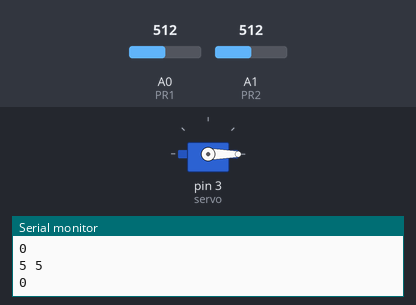
This sketch was run on a simulated Arduino Uno, built with avr-gcc and run on an emulated ATmega328P. On the bench: servo, the last lines printed to the serial monitor. The test bench sets the inputs (shaded band); at power-on: A0 (PR1) = 512, A1 (PR2) = 512.

Above: at 1.2 s.
1.3 s: A0 (PR1) set to 585
2.8 s: A0 (PR1) set to 615
At 3.58 s:
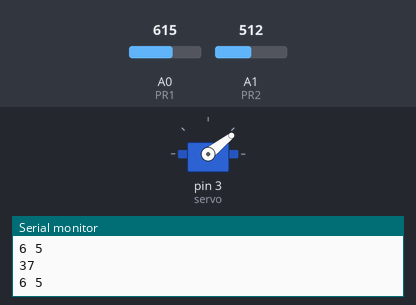
At 4.21 s:
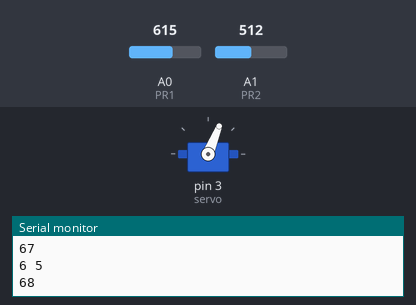
5.8 s: A1 (PR2) set to 591
At 7.7 s:
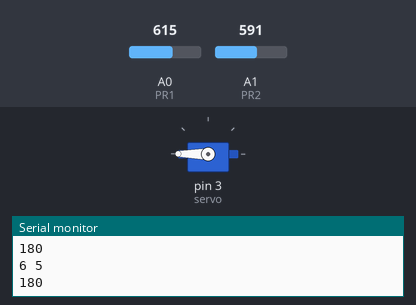
8.0 s: A1 (PR2) set to 618
Timing chart, 0 to 10.5 s (numbered marks = the images above; inputs shaded):
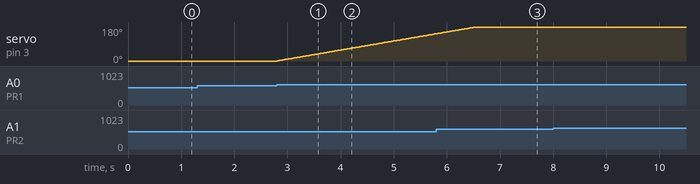

The sketch:

Test1_Photoresistor_Servo.ino
```cpp
#include <Servo.h>

Servo servo;
int pos = 0;
int pos_con;
int PR1 = A0;
int PR2 = A1;
int PRval1;
int PRval2;

void setup() {
  Serial.begin(9600);
  servo.attach(3);
}

void loop() {
  PRval1 = round(analogRead(PR1)/100);
  PRval2 = round(analogRead(PR2)/100);
  Serial.print(PRval1);
  Serial.print(" ");
  Serial.print(PRval2);
  Serial.print("\n");
  if(PRval1 > PRval2) {
   pos++;
  } else if(PRval1 < PRval2) {
   pos--;
  } if(pos > 180) {
    pos = 180;
  } else if(pos < 0){
    pos = 0;
  }
  Serial.print(pos);
  Serial.print("\n");
  servo.write(pos);
  delay(20);

}
```

Measured:
- the behaviour switches between 599 and 600 on A0 (PR1) (found by bisection; images 0 and 1)
- after the input at 2.8 s, servo on pin 3 (servo): moves from 0° to 144° over 3.0 s, starting at once
